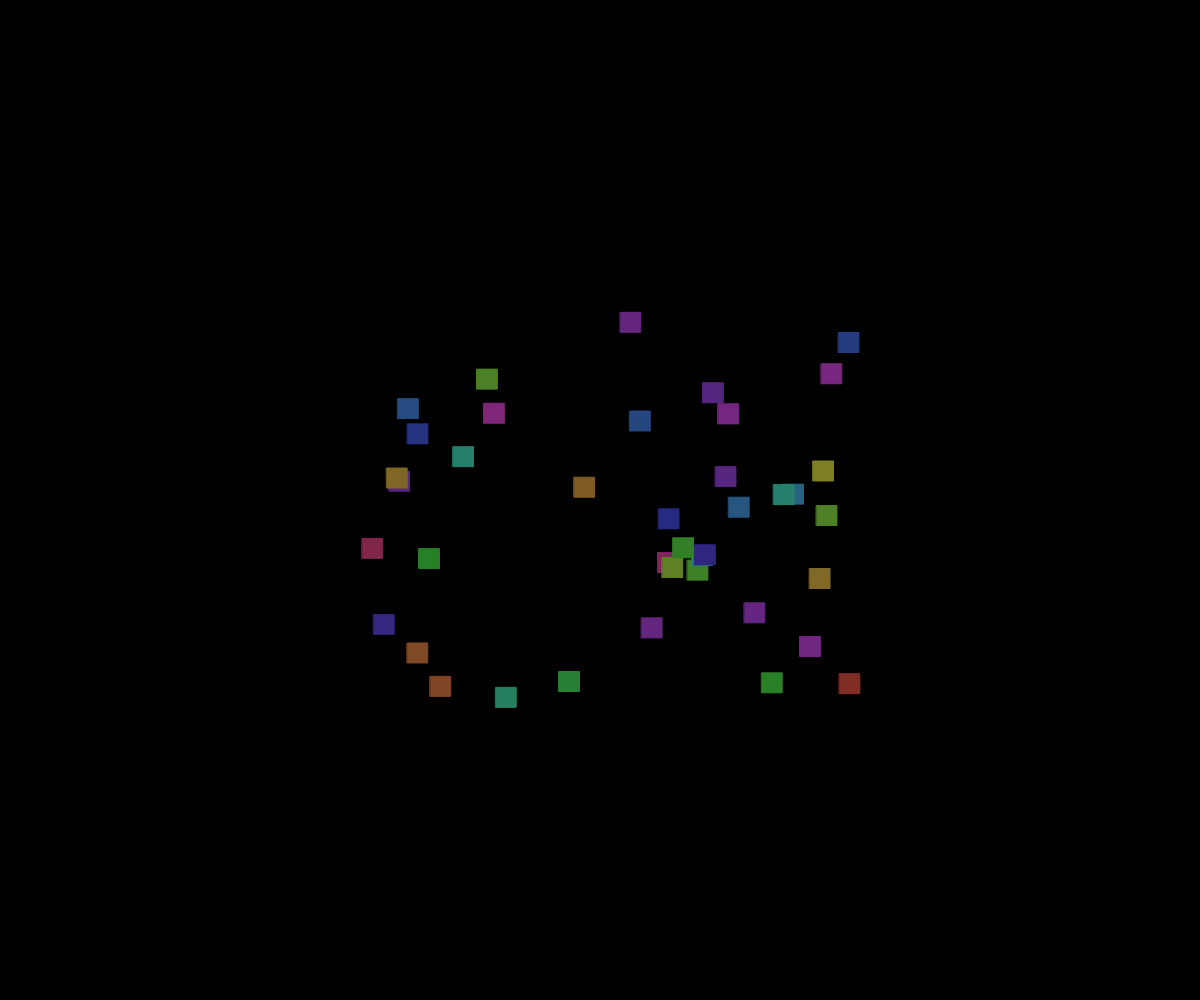
Frame 1 (no input)
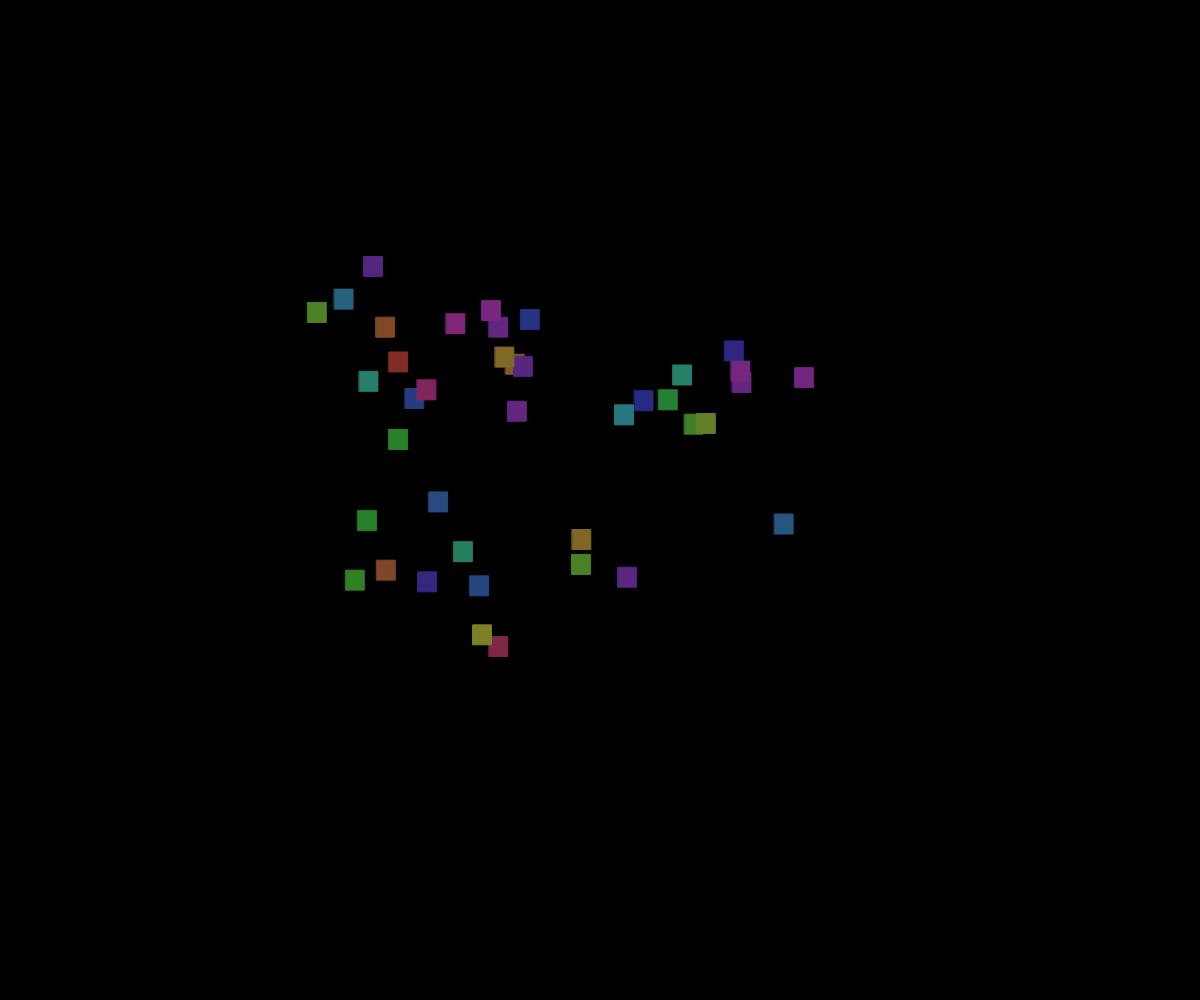
Frame 60 (no input)
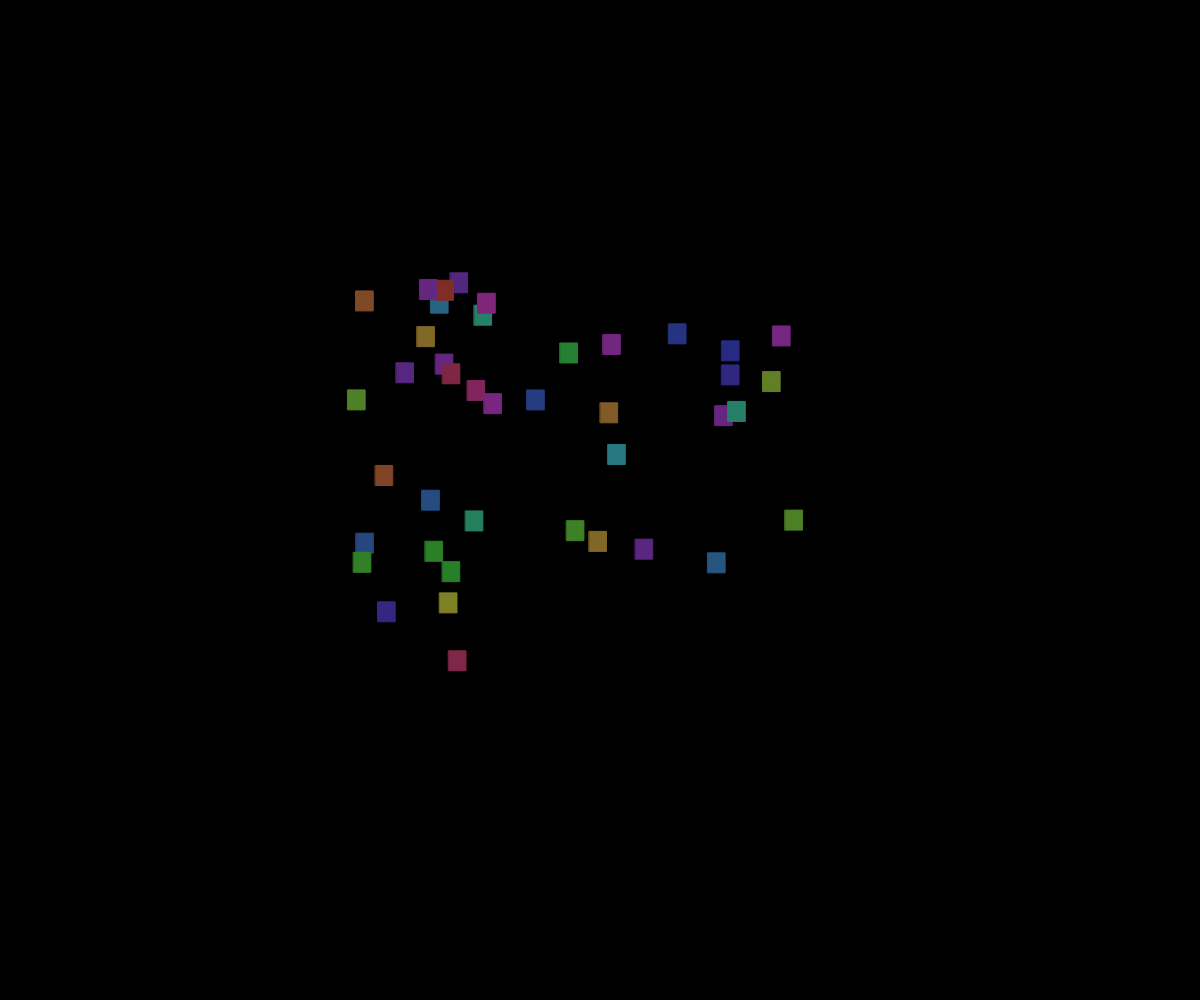
Frame 120 (the mouse pressed at the canvas centre since frame 60)

The p5.js sketch that drew these frames (run headless with seeded random() and noise() and a simulated clock; from frame 60 on, the mouse is pressed at the canvas centre):

// p5.js sketch
// ── sketch.js
// 🌚🌝🌚🌝🌚🌝🌚🌝🌚🌝🌚🌝🌚🌝
//      _          _      __  __
//     | |        | |    / _|/ _|
//  ___| |__  _ __| |__ | |_| |_
// / __| '_ \| '__| '_ \|  _|  _|
//| (__| | | | |  | |_) | | | |
// \___|_| |_|_|  |_.__/|_| |_|
//
// 🌚🌝🌚🌝🌚🌝🌚🌝🌚🌝🌚🌝🌚🌝

// self-avoiding random walkers 0.1 by chrbff [random walkers]
// 2022 © chrbff, Daniele @Fupete and the course DS-2022 at DESIGN.unirsm
// github.com/ds-2022-unirsm — github.com/fupete
// Educational purposes, MIT License, 2022, San Marino
// —
// Help:
// [mouse click] to add a random walker
// [key press] to delete a random walker
//________________________________________

let Palline = []; // < array di linee
let n = 40; // < numero palline iniziali

function setup() {
  createCanvas(windowWidth, windowHeight, P2D);
  background(0, 0, 0);
  colorMode(HSB);
 
  // gruppo iniziale di Linee
  for (let i=0; i<n; i++) {
    Palline.push(new Astronave(i));
  }
}

function draw() {
  background(0, 0, 0);
  
  push();
  translate(0,0);
  
  // mostra gruppo di Linee
  for (var i=0; i<Palline.length; i++) {

      Palline[i].mostrati();
      Palline[i].spostati();
    }
  pop();
}

// aggiungi camminatori se premi il mouse
function mousePressed() {
  Palline.push(new Astronave(Palline.length));
}

// togli ultimo camminatore se premi un tasto
function keyPressed() {
  Palline.pop();
}

// definizione della classe pallina
function Astronave(_id) {

  // dati e costruttore
  this.id = _id;
  this.x = width/2 + random (-width/5,width/5);
  this.y = height/2 + random (-height/5,height/5);

  this.colore = random(360);

  // funzionalità

  this.mostrati = function() {
    stroke(this.colore, 70, 50);
    fill(this.colore, 70, 50);
    rect(this.x,this.y,20+(sin(frameCount/10)*5),20);
  }

  /*this.spostati = function() {
    this.x += 10 * random(-1,1);
    this.y += 10 * random(-1,1);
  }*/
  let tx= 10 * random(-1,1);
  let ty= 10 * random(-1,1);
  
  let v = random(0.001, 0.005)
  
   this.spostati = function() {
     this.x = map(noise(tx), 0, 1, 0, width);
     this.y = map(noise(ty), 0, 1, 0, height);
     tx += v;
     ty += v;

};

//da inserire sempre utilizzando windowWidth
// se ridimensiona la finestra ricalcola width e height canvas
function windowResized() {
  resizeCanvas(windowWidth, windowHeight);
}
}
